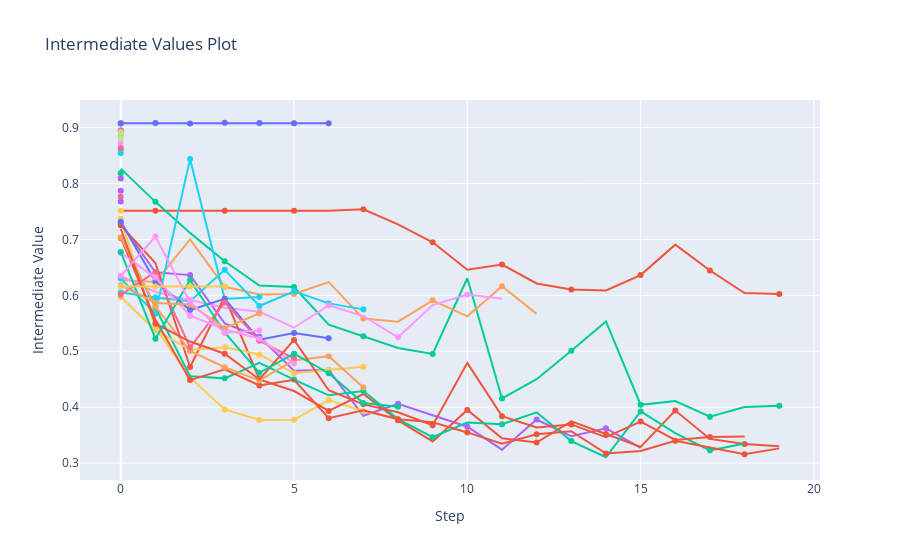

The code cell stored with this chart in its notebook:
### Code cell
optuna.visualization.plot_intermediate_values(study)

### Figure 1 — Plotly figure (JSON) as saved in the notebook; plotly's stock layout.template omitted (floating-point values rounded to 4 significant figures)
{"data": [{"marker": {"maxdisplayed": 10}, "mode": "lines+markers", "name": "Trial0", "type": "scatter", "x": [0, 1, 2, 3, 4, 5, 6], "y": [0.9078, 0.908, 0.9073, 0.9087, 0.9085, 0.9078, 0.9079]}, {"marker": {"maxdisplayed": 10}, "mode": "lines+markers", "name": "Trial1", "type": "scatter", "x": [0, 1, 2, 3, 4, 5, 6, 7, 8, 9, 10, 11, 12, 13, 14, 15, 16, 17, 18, 19], "y": [0.7513, 0.7513, 0.7513, 0.7513, 0.7513, 0.7513, 0.7513, 0.754, 0.7269, 0.695, 0.6458, 0.6552, 0.6213, 0.6104, 0.6086, 0.6362, 0.6907, 0.6445, 0.6041, 0.6022]}, {"marker": {"maxdisplayed": 10}, "mode": "lines+markers", "name": "Trial2", "type": "scatter", "x": [0, 1, 2, 3, 4, 5, 6, 7, 8, 9, 10, 11, 12, 13, 14, 15, 16, 17, 18, 19], "y": [0.8267, 0.7672, 0.7117, 0.6611, 0.6175, 0.6148, 0.5477, 0.5267, 0.5058, 0.4952, 0.6306, 0.4157, 0.45, 0.501, 0.5533, 0.4042, 0.4109, 0.3829, 0.4005, 0.4025]}, {"marker": {"maxdisplayed": 10}, "mode": "lines+markers", "name": "Trial3", "type": "scatter", "x": [0, 1, 2, 3, 4, 5, 6, 7, 8, 9, 10, 11, 12, 13, 14, 15], "y": [0.7292, 0.6413, 0.6362, 0.5499, 0.526, 0.4651, 0.4664, 0.3846, 0.4061, 0.3858, 0.365, 0.324, 0.3779, 0.3479, 0.3621, 0.3271]}, {"marker": {"maxdisplayed": 10}, "mode": "lines+markers", "name": "Trial4", "type": "scatter", "x": [0, 1, 2, 3, 4, 5, 6, 7, 8, 9, 10, 11, 12], "y": [0.6273, 0.6238, 0.7001, 0.6152, 0.6016, 0.6024, 0.6236, 0.5584, 0.5529, 0.5912, 0.5625, 0.6164, 0.5668]}, {"marker": {"maxdisplayed": 10}, "mode": "lines+markers", "name": "Trial5", "type": "scatter", "x": [0, 1, 2, 3, 4, 5, 6, 7], "y": [0.605, 0.5962, 0.5894, 0.6457, 0.581, 0.6071, 0.5856, 0.5749]}, {"marker": {"maxdisplayed": 10}, "mode": "lines+markers", "name": "Trial6", "type": "scatter", "x": [0], "y": [0.7767]}, {"marker": {"maxdisplayed": 10}, "mode": "lines+markers", "name": "Trial7", "type": "scatter", "x": [0], "y": [0.812]}, {"marker": {"maxdisplayed": 10}, "mode": "lines+markers", "name": "Trial8", "type": "scatter", "x": [0, 1, 2, 3, 4, 5, 6, 7, 8, 9, 10, 11], "y": [0.6346, 0.6061, 0.5916, 0.5779, 0.5707, 0.5421, 0.582, 0.5626, 0.525, 0.5826, 0.6015, 0.5938]}, {"marker": {"maxdisplayed": 10}, "mode": "lines+markers", "name": "Trial9", "type": "scatter", "x": [0, 1, 2, 3, 4, 5, 6, 7, 8], "y": [0.7369, 0.5418, 0.4529, 0.3959, 0.377, 0.3775, 0.4127, 0.3928, 0.3793]}, {"marker": {"maxdisplayed": 10}, "mode": "lines+markers", "name": "Trial10", "type": "scatter", "x": [0], "y": [0.8938]}, {"marker": {"maxdisplayed": 10}, "mode": "lines+markers", "name": "Trial11", "type": "scatter", "x": [0, 1, 2, 3, 4, 5, 6, 7, 8, 9, 10, 11, 12, 13, 14, 15, 16, 17, 18, 19], "y": [0.7251, 0.6578, 0.4718, 0.5975, 0.4498, 0.4289, 0.3932, 0.4235, 0.3765, 0.3387, 0.3951, 0.3443, 0.3368, 0.3745, 0.352, 0.329, 0.3939, 0.3433, 0.334, 0.3303]}, {"marker": {"maxdisplayed": 10}, "mode": "lines+markers", "name": "Trial12", "type": "scatter", "x": [0, 1, 2, 3, 4, 5, 6, 7, 8, 9, 10, 11, 12, 13, 14, 15, 16, 17, 18], "y": [0.7042, 0.5778, 0.4555, 0.4515, 0.4793, 0.4494, 0.4213, 0.4289, 0.3786, 0.3462, 0.3726, 0.3696, 0.3908, 0.3393, 0.3104, 0.3924, 0.3537, 0.3227, 0.3349]}, {"marker": {"maxdisplayed": 10}, "mode": "lines+markers", "name": "Trial13", "type": "scatter", "x": [0], "y": [0.7677]}, {"marker": {"maxdisplayed": 10}, "mode": "lines+markers", "name": "Trial14", "type": "scatter", "x": [0], "y": [0.8856]}, {"marker": {"maxdisplayed": 10}, "mode": "lines+markers", "name": "Trial15", "type": "scatter", "x": [0, 1, 2, 3, 4], "y": [0.6301, 0.5673, 0.844, 0.5936, 0.597]}, {"marker": {"maxdisplayed": 10}, "mode": "lines+markers", "name": "Trial16", "type": "scatter", "x": [0], "y": [0.8952]}, {"marker": {"maxdisplayed": 10}, "mode": "lines+markers", "name": "Trial17", "type": "scatter", "x": [0], "y": [0.8802]}, {"marker": {"maxdisplayed": 10}, "mode": "lines+markers", "name": "Trial18", "type": "scatter", "x": [0], "y": [0.8713]}, {"marker": {"maxdisplayed": 10}, "mode": "lines+markers", "name": "Trial19", "type": "scatter", "x": [0, 1, 2, 3, 4, 5, 6, 7], "y": [0.5971, 0.5377, 0.5023, 0.507, 0.4944, 0.4606, 0.4667, 0.4721]}, {"marker": {"maxdisplayed": 10}, "mode": "lines+markers", "name": "Trial20", "type": "scatter", "x": [0, 1, 2, 3, 4, 5, 6], "y": [0.7316, 0.6247, 0.5737, 0.5938, 0.5207, 0.5328, 0.5234]}, {"marker": {"maxdisplayed": 10}, "mode": "lines+markers", "name": "Trial21", "type": "scatter", "x": [0, 1, 2, 3, 4, 5, 6, 7, 8, 9, 10, 11, 12, 13, 14, 15, 16, 17, 18, 19], "y": [0.7027, 0.5565, 0.4485, 0.4678, 0.4388, 0.4488, 0.3803, 0.3946, 0.3783, 0.3729, 0.3548, 0.3346, 0.3515, 0.3569, 0.3171, 0.3217, 0.3401, 0.3282, 0.3159, 0.3263]}, {"marker": {"maxdisplayed": 10}, "mode": "lines+markers", "name": "Trial22", "type": "scatter", "x": [0], "y": [0.8188]}, {"marker": {"maxdisplayed": 10}, "mode": "lines+markers", "name": "Trial23", "type": "scatter", "x": [0], "y": [0.7871]}, {"marker": {"maxdisplayed": 10}, "mode": "lines+markers", "name": "Trial24", "type": "scatter", "x": [0, 1, 2, 3, 4, 5, 6, 7], "y": [0.7037, 0.5801, 0.5004, 0.4714, 0.4478, 0.4835, 0.4912, 0.4353]}, {"marker": {"maxdisplayed": 10}, "mode": "lines+markers", "name": "Trial25", "type": "scatter", "x": [0], "y": [0.8543]}, {"marker": {"maxdisplayed": 10}, "mode": "lines+markers", "name": "Trial26", "type": "scatter", "x": [0, 1, 2, 3, 4, 5], "y": [0.6009, 0.642, 0.507, 0.5873, 0.5188, 0.4872]}, {"marker": {"maxdisplayed": 10}, "mode": "lines+markers", "name": "Trial27", "type": "scatter", "x": [0], "y": [0.8907]}, {"marker": {"maxdisplayed": 10}, "mode": "lines+markers", "name": "Trial28", "type": "scatter", "x": [0, 1, 2, 3, 4, 5], "y": [0.6759, 0.6317, 0.5635, 0.5394, 0.5224, 0.4783]}, {"marker": {"maxdisplayed": 10}, "mode": "lines+markers", "name": "Trial29", "type": "scatter", "x": [0], "y": [0.7513]}, {"marker": {"maxdisplayed": 10}, "mode": "lines+markers", "name": "Trial30", "type": "scatter", "x": [0], "y": [0.9073]}, {"marker": {"maxdisplayed": 10}, "mode": "lines+markers", "name": "Trial31", "type": "scatter", "x": [0, 1, 2, 3, 4, 5, 6, 7, 8, 9, 10, 11, 12, 13, 14, 15, 16, 17, 18], "y": [0.7188, 0.5492, 0.5174, 0.4956, 0.4496, 0.5202, 0.4303, 0.405, 0.3909, 0.3678, 0.4792, 0.384, 0.3637, 0.3692, 0.3464, 0.3743, 0.3414, 0.3464, 0.3476]}, {"marker": {"maxdisplayed": 10}, "mode": "lines+markers", "name": "Trial32", "type": "scatter", "x": [0, 1, 2, 3, 4, 5, 6, 7, 8], "y": [0.6776, 0.5224, 0.6274, 0.5335, 0.4614, 0.4956, 0.4607, 0.4074, 0.401]}, {"marker": {"maxdisplayed": 10}, "mode": "lines+markers", "name": "Trial33", "type": "scatter", "x": [0], "y": [0.8091]}, {"marker": {"maxdisplayed": 10}, "mode": "lines+markers", "name": "Trial34", "type": "scatter", "x": [0, 1, 2, 3, 4], "y": [0.6181, 0.5863, 0.5837, 0.5414, 0.5677]}, {"marker": {"maxdisplayed": 10}, "mode": "lines+markers", "name": "Trial35", "type": "scatter", "x": [0], "y": [0.8607]}, {"marker": {"maxdisplayed": 10}, "mode": "lines+markers", "name": "Trial36", "type": "scatter", "x": [0], "y": [0.8633]}, {"marker": {"maxdisplayed": 10}, "mode": "lines+markers", "name": "Trial37", "type": "scatter", "x": [0], "y": [0.8917]}, {"marker": {"maxdisplayed": 10}, "mode": "lines+markers", "name": "Trial38", "type": "scatter", "x": [0, 1, 2, 3, 4], "y": [0.6349, 0.7052, 0.5882, 0.5332, 0.537]}, {"marker": {"maxdisplayed": 10}, "mode": "lines+markers", "name": "Trial39", "type": "scatter", "x": [0, 1, 2, 3], "y": [0.6159, 0.6159, 0.6159, 0.6159]}], "layout": {"showlegend": false, "title": {"text": "Intermediate Values Plot"}, "xaxis": {"title": {"text": "Step"}}, "yaxis": {"title": {"text": "Intermediate Value"}}}}
